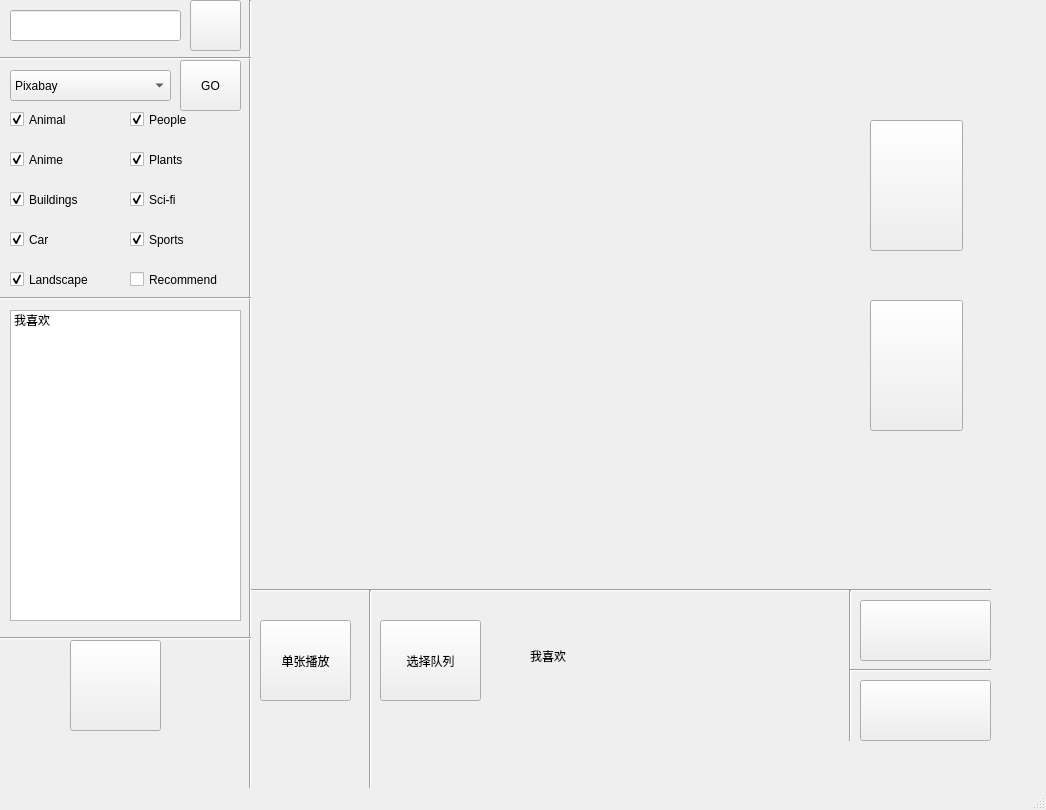
<?xml version="1.0" encoding="UTF-8"?>
<ui version="4.0">
 <class>MainWindow</class>
 <widget class="QMainWindow" name="MainWindow">
  <property name="enabled">
   <bool>true</bool>
  </property>
  <property name="geometry">
   <rect>
    <x>0</x>
    <y>0</y>
    <width>1046</width>
    <height>810</height>
   </rect>
  </property>
  <property name="sizePolicy">
   <sizepolicy hsizetype="Fixed" vsizetype="Fixed">
    <horstretch>0</horstretch>
    <verstretch>0</verstretch>
   </sizepolicy>
  </property>
  <property name="minimumSize">
   <size>
    <width>1046</width>
    <height>810</height>
   </size>
  </property>
  <property name="maximumSize">
   <size>
    <width>1046</width>
    <height>810</height>
   </size>
  </property>
  <property name="windowTitle">
   <string>MainWindow</string>
  </property>
  <widget class="QWidget" name="centralwidget">
   <widget class="Line" name="line">
    <property name="geometry">
     <rect>
      <x>250</x>
      <y>580</y>
      <width>741</width>
      <height>20</height>
     </rect>
    </property>
    <property name="orientation">
     <enum>Qt::Horizontal</enum>
    </property>
   </widget>
   <widget class="Line" name="line_2">
    <property name="geometry">
     <rect>
      <x>240</x>
      <y>0</y>
      <width>20</width>
      <height>791</height>
     </rect>
    </property>
    <property name="orientation">
     <enum>Qt::Vertical</enum>
    </property>
   </widget>
   <widget class="QPushButton" name="pushButton_ModeSelect">
    <property name="geometry">
     <rect>
      <x>260</x>
      <y>620</y>
      <width>91</width>
      <height>81</height>
     </rect>
    </property>
    <property name="text">
     <string>单张播放</string>
    </property>
   </widget>
   <widget class="Line" name="line_3">
    <property name="geometry">
     <rect>
      <x>360</x>
      <y>590</y>
      <width>20</width>
      <height>201</height>
     </rect>
    </property>
    <property name="orientation">
     <enum>Qt::Vertical</enum>
    </property>
   </widget>
   <widget class="QLabel" name="label_Queue">
    <property name="geometry">
     <rect>
      <x>530</x>
      <y>620</y>
      <width>301</width>
      <height>71</height>
     </rect>
    </property>
    <property name="text">
     <string>我喜欢</string>
    </property>
    <property name="textFormat">
     <enum>Qt::AutoText</enum>
    </property>
    <property name="scaledContents">
     <bool>false</bool>
    </property>
   </widget>
   <widget class="QPushButton" name="pushButton_QueueSelect">
    <property name="geometry">
     <rect>
      <x>380</x>
      <y>620</y>
      <width>101</width>
      <height>81</height>
     </rect>
    </property>
    <property name="text">
     <string>选择队列</string>
    </property>
   </widget>
   <widget class="Line" name="line_4">
    <property name="geometry">
     <rect>
      <x>840</x>
      <y>590</y>
      <width>20</width>
      <height>151</height>
     </rect>
    </property>
    <property name="orientation">
     <enum>Qt::Vertical</enum>
    </property>
   </widget>
   <widget class="Line" name="line_5">
    <property name="geometry">
     <rect>
      <x>850</x>
      <y>660</y>
      <width>141</width>
      <height>20</height>
     </rect>
    </property>
    <property name="orientation">
     <enum>Qt::Horizontal</enum>
    </property>
   </widget>
   <widget class="QPushButton" name="pushButton_Cycle">
    <property name="geometry">
     <rect>
      <x>860</x>
      <y>600</y>
      <width>131</width>
      <height>61</height>
     </rect>
    </property>
    <property name="text">
     <string/>
    </property>
    <property name="icon">
     <iconset>
      <normaloff>美工/循环.svg</normaloff>美工/循环.svg</iconset>
    </property>
    <property name="iconSize">
     <size>
      <width>50</width>
      <height>50</height>
     </size>
    </property>
   </widget>
   <widget class="QPushButton" name="pushButton_Random">
    <property name="geometry">
     <rect>
      <x>860</x>
      <y>680</y>
      <width>131</width>
      <height>61</height>
     </rect>
    </property>
    <property name="text">
     <string/>
    </property>
    <property name="icon">
     <iconset>
      <normaloff>美工/随机.svg</normaloff>美工/随机.svg</iconset>
    </property>
    <property name="iconSize">
     <size>
      <width>50</width>
      <height>50</height>
     </size>
    </property>
   </widget>
   <widget class="Line" name="line_6">
    <property name="geometry">
     <rect>
      <x>0</x>
      <y>50</y>
      <width>251</width>
      <height>16</height>
     </rect>
    </property>
    <property name="orientation">
     <enum>Qt::Horizontal</enum>
    </property>
   </widget>
   <widget class="Line" name="line_7">
    <property name="geometry">
     <rect>
      <x>0</x>
      <y>630</y>
      <width>251</width>
      <height>16</height>
     </rect>
    </property>
    <property name="orientation">
     <enum>Qt::Horizontal</enum>
    </property>
   </widget>
   <widget class="QPushButton" name="pushButton_Settings">
    <property name="geometry">
     <rect>
      <x>70</x>
      <y>640</y>
      <width>91</width>
      <height>91</height>
     </rect>
    </property>
    <property name="text">
     <string/>
    </property>
    <property name="icon">
     <iconset>
      <normaloff>美工/设置.svg</normaloff>美工/设置.svg</iconset>
    </property>
    <property name="iconSize">
     <size>
      <width>70</width>
      <height>70</height>
     </size>
    </property>
    <property name="checkable">
     <bool>false</bool>
    </property>
    <property name="autoRepeat">
     <bool>false</bool>
    </property>
   </widget>
   <widget class="QPushButton" name="pushButton_Up">
    <property name="geometry">
     <rect>
      <x>870</x>
      <y>120</y>
      <width>93</width>
      <height>131</height>
     </rect>
    </property>
    <property name="text">
     <string/>
    </property>
    <property name="icon">
     <iconset>
      <normaloff>美工/上.svg</normaloff>美工/上.svg</iconset>
    </property>
    <property name="iconSize">
     <size>
      <width>60</width>
      <height>60</height>
     </size>
    </property>
   </widget>
   <widget class="QPushButton" name="pushButton_Down">
    <property name="geometry">
     <rect>
      <x>870</x>
      <y>300</y>
      <width>93</width>
      <height>131</height>
     </rect>
    </property>
    <property name="text">
     <string/>
    </property>
    <property name="icon">
     <iconset>
      <normaloff>美工/下.svg</normaloff>美工/下.svg</iconset>
    </property>
    <property name="iconSize">
     <size>
      <width>60</width>
      <height>60</height>
     </size>
    </property>
   </widget>
   <widget class="Line" name="line_8">
    <property name="geometry">
     <rect>
      <x>0</x>
      <y>290</y>
      <width>251</width>
      <height>16</height>
     </rect>
    </property>
    <property name="orientation">
     <enum>Qt::Horizontal</enum>
    </property>
   </widget>
   <widget class="QCheckBox" name="checkBox_Animal">
    <property name="geometry">
     <rect>
      <x>10</x>
      <y>110</y>
      <width>91</width>
      <height>19</height>
     </rect>
    </property>
    <property name="text">
     <string>Animal</string>
    </property>
    <property name="checked">
     <bool>true</bool>
    </property>
   </widget>
   <widget class="MyCheckBox" name="checkBox_Anime">
    <property name="geometry">
     <rect>
      <x>10</x>
      <y>150</y>
      <width>91</width>
      <height>19</height>
     </rect>
    </property>
    <property name="text">
     <string>Anime</string>
    </property>
    <property name="checked">
     <bool>true</bool>
    </property>
   </widget>
   <widget class="MyCheckBox" name="checkBox_Buildings">
    <property name="geometry">
     <rect>
      <x>10</x>
      <y>190</y>
      <width>101</width>
      <height>19</height>
     </rect>
    </property>
    <property name="text">
     <string>Buildings</string>
    </property>
    <property name="checked">
     <bool>true</bool>
    </property>
   </widget>
   <widget class="MyCheckBox" name="checkBox_Car">
    <property name="geometry">
     <rect>
      <x>10</x>
      <y>230</y>
      <width>91</width>
      <height>19</height>
     </rect>
    </property>
    <property name="text">
     <string>Car</string>
    </property>
    <property name="checked">
     <bool>true</bool>
    </property>
   </widget>
   <widget class="MyCheckBox" name="checkBox_Landscape">
    <property name="geometry">
     <rect>
      <x>10</x>
      <y>270</y>
      <width>101</width>
      <height>19</height>
     </rect>
    </property>
    <property name="text">
     <string>Landscape</string>
    </property>
    <property name="checked">
     <bool>true</bool>
    </property>
   </widget>
   <widget class="MyCheckBox" name="checkBox_People">
    <property name="geometry">
     <rect>
      <x>130</x>
      <y>110</y>
      <width>91</width>
      <height>19</height>
     </rect>
    </property>
    <property name="text">
     <string>People</string>
    </property>
    <property name="checked">
     <bool>true</bool>
    </property>
   </widget>
   <widget class="MyCheckBox" name="checkBox_Plants">
    <property name="geometry">
     <rect>
      <x>130</x>
      <y>150</y>
      <width>91</width>
      <height>19</height>
     </rect>
    </property>
    <property name="text">
     <string>Plants</string>
    </property>
    <property name="checked">
     <bool>true</bool>
    </property>
   </widget>
   <widget class="MyCheckBox" name="checkBox_Scifi">
    <property name="geometry">
     <rect>
      <x>130</x>
      <y>190</y>
      <width>91</width>
      <height>19</height>
     </rect>
    </property>
    <property name="text">
     <string>Sci-fi</string>
    </property>
    <property name="checked">
     <bool>true</bool>
    </property>
   </widget>
   <widget class="MyCheckBox" name="checkBox_Sports">
    <property name="geometry">
     <rect>
      <x>130</x>
      <y>230</y>
      <width>91</width>
      <height>19</height>
     </rect>
    </property>
    <property name="text">
     <string>Sports</string>
    </property>
    <property name="checked">
     <bool>true</bool>
    </property>
   </widget>
   <widget class="MyCheckBox" name="checkBox_Recommend">
    <property name="geometry">
     <rect>
      <x>130</x>
      <y>270</y>
      <width>111</width>
      <height>19</height>
     </rect>
    </property>
    <property name="text">
     <string>Recommend</string>
    </property>
    <property name="checked">
     <bool>false</bool>
    </property>
   </widget>
   <widget class="QListWidget" name="listWidget">
    <property name="geometry">
     <rect>
      <x>10</x>
      <y>310</y>
      <width>231</width>
      <height>311</height>
     </rect>
    </property>
    <property name="dragEnabled">
     <bool>true</bool>
    </property>
    <property name="dragDropOverwriteMode">
     <bool>false</bool>
    </property>
    <property name="dragDropMode">
     <enum>QAbstractItemView::DragOnly</enum>
    </property>
    <property name="defaultDropAction">
     <enum>Qt::MoveAction</enum>
    </property>
    <property name="movement">
     <enum>QListView::Snap</enum>
    </property>
    <property name="flow">
     <enum>QListView::TopToBottom</enum>
    </property>
    <property name="viewMode">
     <enum>QListView::ListMode</enum>
    </property>
    <property name="uniformItemSizes">
     <bool>false</bool>
    </property>
    <item>
     <property name="text">
      <string>我喜欢</string>
     </property>
    </item>
   </widget>
   <widget class="QLineEdit" name="lineEdit">
    <property name="geometry">
     <rect>
      <x>10</x>
      <y>10</y>
      <width>171</width>
      <height>31</height>
     </rect>
    </property>
   </widget>
   <widget class="QPushButton" name="pushButton_Searching">
    <property name="geometry">
     <rect>
      <x>190</x>
      <y>0</y>
      <width>51</width>
      <height>51</height>
     </rect>
    </property>
    <property name="text">
     <string/>
    </property>
    <property name="icon">
     <iconset>
      <normaloff>美工/搜索.svg</normaloff>美工/搜索.svg</iconset>
    </property>
    <property name="iconSize">
     <size>
      <width>30</width>
      <height>30</height>
     </size>
    </property>
    <property name="autoRepeatDelay">
     <number>100</number>
    </property>
   </widget>
   <widget class="MyLabel" name="label">
    <property name="geometry">
     <rect>
      <x>260</x>
      <y>20</y>
      <width>175</width>
      <height>175</height>
     </rect>
    </property>
    <property name="frameShape">
     <enum>QFrame::NoFrame</enum>
    </property>
    <property name="text">
     <string/>
    </property>
    <property name="scaledContents">
     <bool>true</bool>
    </property>
   </widget>
   <widget class="MyLabel" name="label_2">
    <property name="geometry">
     <rect>
      <x>260</x>
      <y>200</y>
      <width>175</width>
      <height>175</height>
     </rect>
    </property>
    <property name="text">
     <string/>
    </property>
    <property name="scaledContents">
     <bool>true</bool>
    </property>
   </widget>
   <widget class="MyLabel" name="label_3">
    <property name="geometry">
     <rect>
      <x>260</x>
      <y>380</y>
      <width>175</width>
      <height>175</height>
     </rect>
    </property>
    <property name="text">
     <string/>
    </property>
    <property name="scaledContents">
     <bool>true</bool>
    </property>
   </widget>
   <widget class="MyLabel" name="label_4">
    <property name="geometry">
     <rect>
      <x>450</x>
      <y>20</y>
      <width>175</width>
      <height>175</height>
     </rect>
    </property>
    <property name="text">
     <string/>
    </property>
    <property name="scaledContents">
     <bool>true</bool>
    </property>
   </widget>
   <widget class="MyLabel" name="label_5">
    <property name="geometry">
     <rect>
      <x>450</x>
      <y>200</y>
      <width>175</width>
      <height>175</height>
     </rect>
    </property>
    <property name="text">
     <string/>
    </property>
    <property name="scaledContents">
     <bool>true</bool>
    </property>
   </widget>
   <widget class="MyLabel" name="label_6">
    <property name="geometry">
     <rect>
      <x>450</x>
      <y>380</y>
      <width>175</width>
      <height>175</height>
     </rect>
    </property>
    <property name="text">
     <string/>
    </property>
    <property name="scaledContents">
     <bool>true</bool>
    </property>
   </widget>
   <widget class="MyLabel" name="label_7">
    <property name="geometry">
     <rect>
      <x>640</x>
      <y>20</y>
      <width>175</width>
      <height>175</height>
     </rect>
    </property>
    <property name="text">
     <string/>
    </property>
    <property name="scaledContents">
     <bool>true</bool>
    </property>
   </widget>
   <widget class="MyLabel" name="label_8">
    <property name="geometry">
     <rect>
      <x>640</x>
      <y>200</y>
      <width>175</width>
      <height>175</height>
     </rect>
    </property>
    <property name="text">
     <string/>
    </property>
    <property name="scaledContents">
     <bool>true</bool>
    </property>
   </widget>
   <widget class="MyLabel" name="label_9">
    <property name="geometry">
     <rect>
      <x>640</x>
      <y>380</y>
      <width>175</width>
      <height>175</height>
     </rect>
    </property>
    <property name="text">
     <string/>
    </property>
    <property name="scaledContents">
     <bool>true</bool>
    </property>
   </widget>
   <widget class="MyComboBox" name="comboBox">
    <property name="geometry">
     <rect>
      <x>10</x>
      <y>70</y>
      <width>161</width>
      <height>31</height>
     </rect>
    </property>
    <item>
     <property name="text">
      <string>Pixabay</string>
     </property>
    </item>
    <item>
     <property name="text">
      <string>Pexels</string>
     </property>
    </item>
    <item>
     <property name="text">
      <string>Unsplash</string>
     </property>
    </item>
   </widget>
   <widget class="QPushButton" name="pushButton_Confirm">
    <property name="geometry">
     <rect>
      <x>180</x>
      <y>60</y>
      <width>61</width>
      <height>51</height>
     </rect>
    </property>
    <property name="text">
     <string>GO</string>
    </property>
   </widget>
  </widget>
  <widget class="QMenuBar" name="menubar">
   <property name="geometry">
    <rect>
     <x>0</x>
     <y>0</y>
     <width>1046</width>
     <height>26</height>
    </rect>
   </property>
  </widget>
  <widget class="QStatusBar" name="statusbar"/>
 </widget>
 <customwidgets>
  <customwidget>
   <class>MyLabel</class>
   <extends>QLabel</extends>
   <header>mylabel.h</header>
  </customwidget>
  <customwidget>
   <class>MyCheckBox</class>
   <extends>QCheckBox</extends>
   <header>mycheckbox.h</header>
  </customwidget>
  <customwidget>
   <class>MyComboBox</class>
   <extends>QComboBox</extends>
   <header>mycombobox.h</header>
  </customwidget>
 </customwidgets>
 <resources/>
 <connections/>
</ui>
